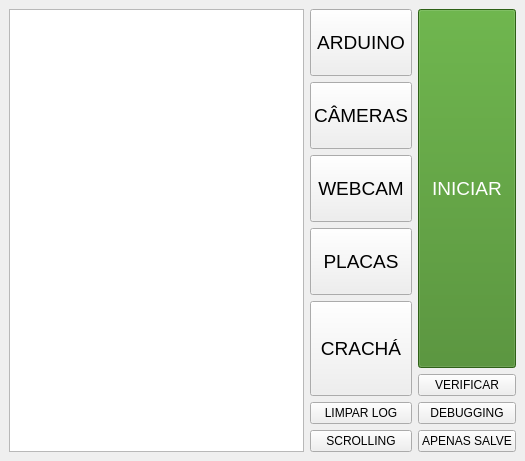
<?xml version="1.0" encoding="UTF-8"?>
<ui version="4.0">
 <class>MainWindow</class>
 <widget class="QMainWindow" name="MainWindow">
  <property name="geometry">
   <rect>
    <x>0</x>
    <y>0</y>
    <width>525</width>
    <height>461</height>
   </rect>
  </property>
  <property name="windowTitle">
   <string>MainWindow</string>
  </property>
  <widget class="QWidget" name="centralwidget">
   <layout class="QGridLayout" name="gridLayout_2">
    <item row="0" column="0">
     <layout class="QGridLayout" name="gridLayout">
      <item row="7" column="1">
       <widget class="QPushButton" name="placas_button">
        <property name="sizePolicy">
         <sizepolicy hsizetype="Minimum" vsizetype="Minimum">
          <horstretch>0</horstretch>
          <verstretch>0</verstretch>
         </sizepolicy>
        </property>
        <property name="font">
         <font>
          <pointsize>14</pointsize>
         </font>
        </property>
        <property name="text">
         <string>PLACAS</string>
        </property>
       </widget>
      </item>
      <item row="10" column="2">
       <widget class="QPushButton" name="debug_buto">
        <property name="text">
         <string>DEBUGGING</string>
        </property>
        <property name="checkable">
         <bool>true</bool>
        </property>
       </widget>
      </item>
      <item row="4" column="2" rowspan="5">
       <widget class="QPushButton" name="start_program">
        <property name="sizePolicy">
         <sizepolicy hsizetype="Minimum" vsizetype="Minimum">
          <horstretch>1</horstretch>
          <verstretch>0</verstretch>
         </sizepolicy>
        </property>
        <property name="font">
         <font>
          <pointsize>14</pointsize>
         </font>
        </property>
        <property name="styleSheet">
         <string notr="true">background-color: rgb(64, 134, 32);
color: rgb(255, 255, 255);</string>
        </property>
        <property name="text">
         <string>INICIAR</string>
        </property>
       </widget>
      </item>
      <item row="6" column="1">
       <widget class="QPushButton" name="webcam_button">
        <property name="sizePolicy">
         <sizepolicy hsizetype="Minimum" vsizetype="Minimum">
          <horstretch>0</horstretch>
          <verstretch>0</verstretch>
         </sizepolicy>
        </property>
        <property name="font">
         <font>
          <pointsize>14</pointsize>
         </font>
        </property>
        <property name="text">
         <string>WEBCAM</string>
        </property>
       </widget>
      </item>
      <item row="4" column="0" rowspan="8">
       <widget class="QTextEdit" name="console_textEdit">
        <property name="sizePolicy">
         <sizepolicy hsizetype="Expanding" vsizetype="Expanding">
          <horstretch>5</horstretch>
          <verstretch>0</verstretch>
         </sizepolicy>
        </property>
        <property name="font">
         <font>
          <pointsize>20</pointsize>
         </font>
        </property>
        <property name="frameShape">
         <enum>QFrame::StyledPanel</enum>
        </property>
       </widget>
      </item>
      <item row="4" column="1">
       <widget class="QPushButton" name="arduino_button">
        <property name="sizePolicy">
         <sizepolicy hsizetype="Minimum" vsizetype="Minimum">
          <horstretch>0</horstretch>
          <verstretch>0</verstretch>
         </sizepolicy>
        </property>
        <property name="font">
         <font>
          <pointsize>14</pointsize>
         </font>
        </property>
        <property name="text">
         <string>ARDUINO</string>
        </property>
       </widget>
      </item>
      <item row="11" column="2">
       <widget class="QPushButton" name="onsave_button">
        <property name="text">
         <string>APENAS SALVE</string>
        </property>
       </widget>
      </item>
      <item row="8" column="1" rowspan="2">
       <widget class="QPushButton" name="cadastro_button">
        <property name="sizePolicy">
         <sizepolicy hsizetype="Minimum" vsizetype="Minimum">
          <horstretch>1</horstretch>
          <verstretch>0</verstretch>
         </sizepolicy>
        </property>
        <property name="font">
         <font>
          <pointsize>14</pointsize>
         </font>
        </property>
        <property name="text">
         <string>CRACHÁ</string>
        </property>
       </widget>
      </item>
      <item row="10" column="1">
       <widget class="QPushButton" name="clean_log">
        <property name="text">
         <string>LIMPAR LOG</string>
        </property>
       </widget>
      </item>
      <item row="11" column="1">
       <widget class="QPushButton" name="scrolling_button">
        <property name="text">
         <string>SCROLLING</string>
        </property>
       </widget>
      </item>
      <item row="5" column="1">
       <widget class="QPushButton" name="cameras_button">
        <property name="sizePolicy">
         <sizepolicy hsizetype="Minimum" vsizetype="Minimum">
          <horstretch>0</horstretch>
          <verstretch>0</verstretch>
         </sizepolicy>
        </property>
        <property name="font">
         <font>
          <pointsize>14</pointsize>
         </font>
        </property>
        <property name="text">
         <string>CÂMERAS</string>
        </property>
       </widget>
      </item>
      <item row="9" column="2">
       <widget class="QPushButton" name="verify_button">
        <property name="text">
         <string>VERIFICAR</string>
        </property>
       </widget>
      </item>
     </layout>
    </item>
   </layout>
  </widget>
  <action name="actionEditor">
   <property name="text">
    <string>Editor</string>
   </property>
  </action>
 </widget>
 <resources/>
 <connections/>
</ui>
